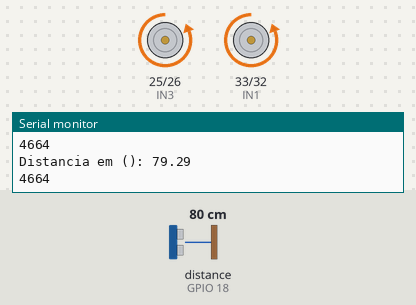
The sketch below on a simulated ESP32. Parts: motor-driver pin pairs drawn as motors (green arrow = first pin HIGH = forward, orange = second pin HIGH = backward, longer = more drive), the last lines printed to the serial monitor. Wiring (inferred from the names in the program): ultrasonic range finder: trigger GPIO 5; echo GPIO 18. The inputs (shaded band) are chosen by the test bench; at power-on: distance to the obstacle (sensor on GPIO 18) 80 cm. The echo pulse lasts 58.3 µs per cm.

Above: at 1.2 s.
1.3 s: distance to the obstacle (sensor on GPIO 18) set to 12 cm
2.8 s: distance to the obstacle (sensor on GPIO 18) set to 9 cm
At 3.9 s:
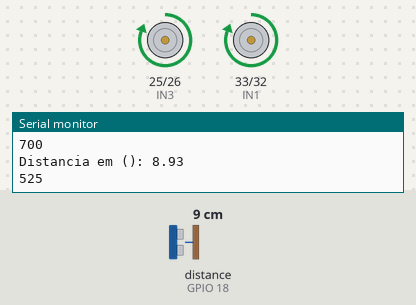
5.8 s: distance to the obstacle (sensor on GPIO 18) set to 18 cm
At 7.1 s:
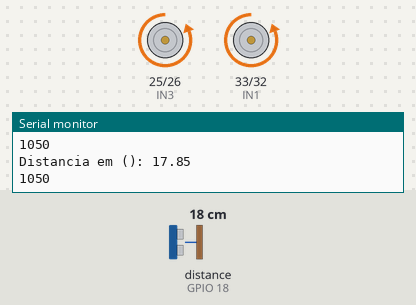
7.4 s: distance to the obstacle (sensor on GPIO 18) set to 2 cm
At 9.8 s:
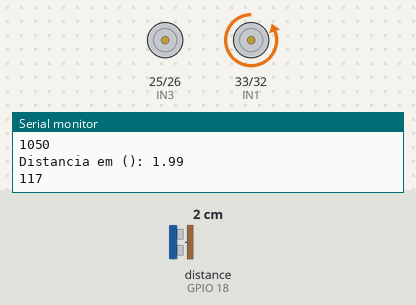
Timing chart, 0 to 11.4 s (numbered marks = the images above; inputs shaded):
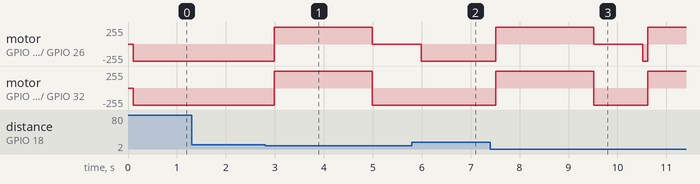

The sketch:

Controle_motor_e_sensor__basico_.ino
```cpp
// (licence header left out)
//Includes do Compilador

#include <Arduino.h>

//==========================================================================================
//Apelidos das variáveis e pinos
//==========================================================================================
#define trigger     5
#define ecoRetorno  18
#define vel_som     0.034
#define IN1 33
#define IN2 32
#define IN3 25
#define IN4 26

//==========================================================================================
// Define variáveis e constantes
//==========================================================================================

unsigned long duracao;
float distancia;

//==========================================================================================
// Área de setups durante a inicialização do programa
// Obrigatório no Framework do Arduino
//==========================================================================================

/******************************************************************************************
 - TABELA DE COMANDOS -

MOVIMENTO	    IN1	IN2	IN3	IN4
Para frente	   0	 1	 0	 1
Para trás	     1	 0	 1	 0
Direita	       0	 1	 0	 0
Esquerda	     0	 0	 0	 1
Pare	         0	 0	 0	 0
********************************************************************************************/

//==========================================================================================
void setup()
  {
    pinMode(trigger, OUTPUT);
    pinMode(ecoRetorno, INPUT);
    pinMode(IN1, OUTPUT);
    pinMode(IN2, OUTPUT);
    pinMode(IN3, OUTPUT);
    pinMode(IN4, OUTPUT);
    Serial.begin(9600);
  }

//==========================================================================================
// Área do loop infinito. Obrigatório no Framework do Arduino
//==========================================================================================

void loop()
  {
    digitalWrite(trigger, HIGH); //pulso do sensor ultrassônico
    delayMicroseconds(10);
    digitalWrite(trigger, LOW);

    duracao = pulseIn(ecoRetorno, HIGH); //Tempo do pulso do ecoRetorno
    distancia = (duracao * vel_som)/2; // Cálculo distancia
    Serial.print("Distancia em (): ");
    Serial.println(distancia); // Valor da distancia (cm)
    Serial.println(duracao); // Tempo de duração (s)
    delay(100);

    if (distancia <= 10) { // Caso a distancia for menor ou igual a dez
      digitalWrite(IN1, LOW); //Desliga todas saídas = parada
      digitalWrite(IN2, LOW);
      digitalWrite(IN3, LOW);
      digitalWrite(IN4, LOW);
      delayMicroseconds(10);
      digitalWrite(IN1, HIGH); // Liga as saídas para dar ré
      digitalWrite(IN3, HIGH);
      delay(2000);
      digitalWrite(IN1, LOW); // Desliga as saídas da ré
      digitalWrite(IN3, LOW);
      digitalWrite(IN2, HIGH); // Liga a saída IN2 para fazer curva a direita
      delay(1000);
      digitalWrite(IN4, HIGH); // Liga a saída IN4 para andar em linha reta após ter virado
    }

    else if (distancia > 10){ // Caso a distancia for maior que 10cm, ande em frente
       digitalWrite(IN2, HIGH); // Liga as saídas para acelerar
       digitalWrite(IN4, HIGH);
    }


  }
```

Measured:
- the behaviour switches between 11 and 10 cm on distance to the obstacle (sensor on GPIO 18) (found by bisection; images 0 and 1)
- after the input at 2.8 s, motor on GPIO 25 (IN3) / GPIO 26 (IN4): backward 255/255 → forward 255/255 after 0.19 s, → stopped 2.0 s later; motor on GPIO 33 (IN1) / GPIO 32 (IN2): backward 255/255 → forward 255/255 after 0.19 s, → backward 255/255 2.0 s later
- after the input at 5.8 s, motor on GPIO 25 (IN3) / GPIO 26 (IN4): goes on until 6.0 s, then stays backward 255/255; motor on GPIO 33 (IN1) / GPIO 32 (IN2): stays backward 255/255 (without the input it goes to forward 255/255 after 0.29 s)
- after the input at 7.4 s, motor on GPIO 25 (IN3) / GPIO 26 (IN4): backward 255/255 → forward 255/255 after 0.12 s, → stopped 2.0 s later, → backward 255/255 1.0 s later, → forward 255/255 0.10 s later; motor on GPIO 33 (IN1) / GPIO 32 (IN2): backward 255/255 → forward 255/255 after 0.12 s, → backward 255/255 2.0 s later, → forward 255/255 1.1 s later
